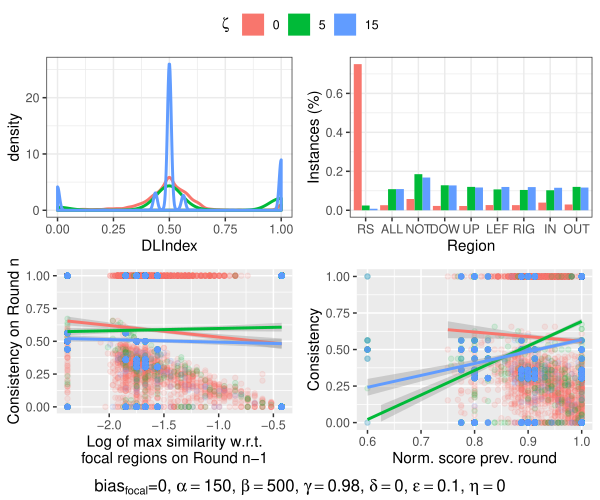

Reproduce this figure in R.
library(ggplot2)
library(gridExtra)
library(grid)
library(Rmisc)
library(latex2exp)

get_legend<-function(myggplot){
  tmp <- ggplot_gtable(ggplot_build(myggplot))
  leg <- which(sapply(tmp$grobs, function(x) x$name) == "guide-box")
  legend <- tmp$grobs[[leg]]
  return(legend)
}

###############################################
# Epsilon = 0.1
###############################################
df1 = read.csv("out_Epsilon0.1-Zeta0.csv")
df1$Exp <- as.character("0")
# head(df1)
df2 = read.csv("out_Epsilon0.1-Zeta5.csv")
df2$Exp <- as.character("5")
# head(df2)
df3 = read.csv("out_Epsilon0.1-Zeta15.csv")
df3$Exp <- as.character("15")
# head(df3)

df1 <- df1[complete.cases(df1), ]
df2 <- df2[complete.cases(df2), ]
df3 <- df3[complete.cases(df3), ]

df <- rbind(
  df1[c('Round', 
        'DLIndex',
        'Strategy',
        'Consistency',
        'Norm_Score_LAG1',
        'Distancias_LAG1',
        'Exp')],
  df2[c('Round', 
        'DLIndex',
        'Strategy',
        'Consistency',
        'Norm_Score_LAG1',
        'Distancias_LAG1',
        'Exp')],
  df3[c('Round', 
        'DLIndex',
        'Strategy',
        'Consistency',
        'Norm_Score_LAG1',
        'Distancias_LAG1',
        'Exp')]
)
df$Exp <- as.factor(df$Exp)
df$Exp <- factor(df$Exp, levels = c('0', '5', '15'))

dfc_DLIndex <- summarySE(df, measurevar="DLIndex", groupvars=c("Exp", "Round"))
# head(dfc_DLIndex)

# Density plot Size_visited
g1 <- ggplot(df, aes(DLIndex, colour=Exp, group=Exp)) +
  geom_density(size=1) +
  #  scale_colour_manual(values = c("0" = "#999999", "70" = "#E69F00", "150" = "#56B4E9")) +  
  #  scale_y_continuous(limits = c(0, 3)) + 
#  ggtitle(TeX('$\\epsilon{=}0.3$')) + 
  labs(color = TeX('$\\zeta$')) +
  theme_bw() +
  theme(legend.position="bottom")               # Position legend in bottom right

#g1

df$Strategy <- lapply(df$Strategy, function(x) {
  if(x=='0' || x=='9') {
    return('RS')
  } else if(x=='1') {
    return('ALL')
  } else if(x=='2') {
    return('NOT')
  } else if(x=='3') {
    return('DOW')
  } else if(x=='4') {
    return('UP')
  } else if(x=='5') {
    return('LEF')
  } else if(x=='6') {
    return('RIG')
  } else if(x=='7') {
    return('IN')
  } else if(x=='8') {
    return('OUT')
  } else {
    #    print(x)
    return(as.character(x))
  }
})
df$Strategy <- unlist(df$Strategy)
df$Strategy <- as.factor(df$Strategy)
df$Strategy <- factor(df$Strategy, levels = c('RS',
                                              'ALL', 
                                              'NOT', 
                                              'DOW', 
                                              'UP', 
                                              'LEF', 
                                              'RIG', 
                                              'IN', 
                                              'OUT'))


g2 <- ggplot(df, aes(x=Strategy,  group=Exp, fill=Exp)) + 
  geom_bar(aes(y = ..prop..), stat="count", position="dodge") +
  #  geom_text(aes(label = scales::percent(..prop..),
  #                 y= ..prop.. ), stat= "count", vjust = -.5) +
  #  labs(y = "Percent", fill="Region") +
  xlab("Region") +
  ylab("Instances (%)") +
  labs(fill = TeX('$\\zeta$                 ')) +
  #  facet_grid(~Condition) +
  #  scale_y_continuous(labels = scales::percent, limits = c(0, 0.6)) +
  theme_bw() +
  theme(legend.position="bottom")

g3 <- ggplot(df, aes(log(Distancias_LAG1), Consistency, color=Exp)) +
  geom_point(alpha = 1/8) +
  xlab("Log of max similarity w.r.t.\nfocal regions on Round n-1") +
  ylab("Consistency on Round n") +
  scale_color_discrete(name = TeX('$\\zeta$')) +
  geom_smooth(method = lm)

# g3

g4 <- ggplot(df, aes(Norm_Score_LAG1, Consistency, color=Exp)) +
  geom_point(alpha = 1/8) +
  xlim(c(0.6,1)) + 
  ylim(c(0,1)) + 
  xlab("Norm. score prev. round") +
  ylab("Consistency") +
  scale_color_discrete(name = TeX('$\\zeta$')) +
  geom_smooth(method = lm)

g4 <- g4 + theme_sjplot()

# g4


legend <- get_legend(g2)
g1 <- g1 + theme(legend.position="none")
g2 <- g2 + theme(legend.position="none")
g3 <- g3 + theme(legend.position="none")
g4 <- g4 + theme(legend.position="none")

expTex = TeX('$bias$_{focal}=0, $\\alpha{=}150$, $\\beta{=}500$, $\\gamma{=}0.98$, $\\delta{=}0$, $\\epsilon{=}0.1$, $\\eta{=}0$')
title1=textGrob(expTex, gp=gpar(fontface="bold"))
g <- grid.arrange(g1, g2, g3, g4, ncol = 2, top=legend, bottom=title1)
